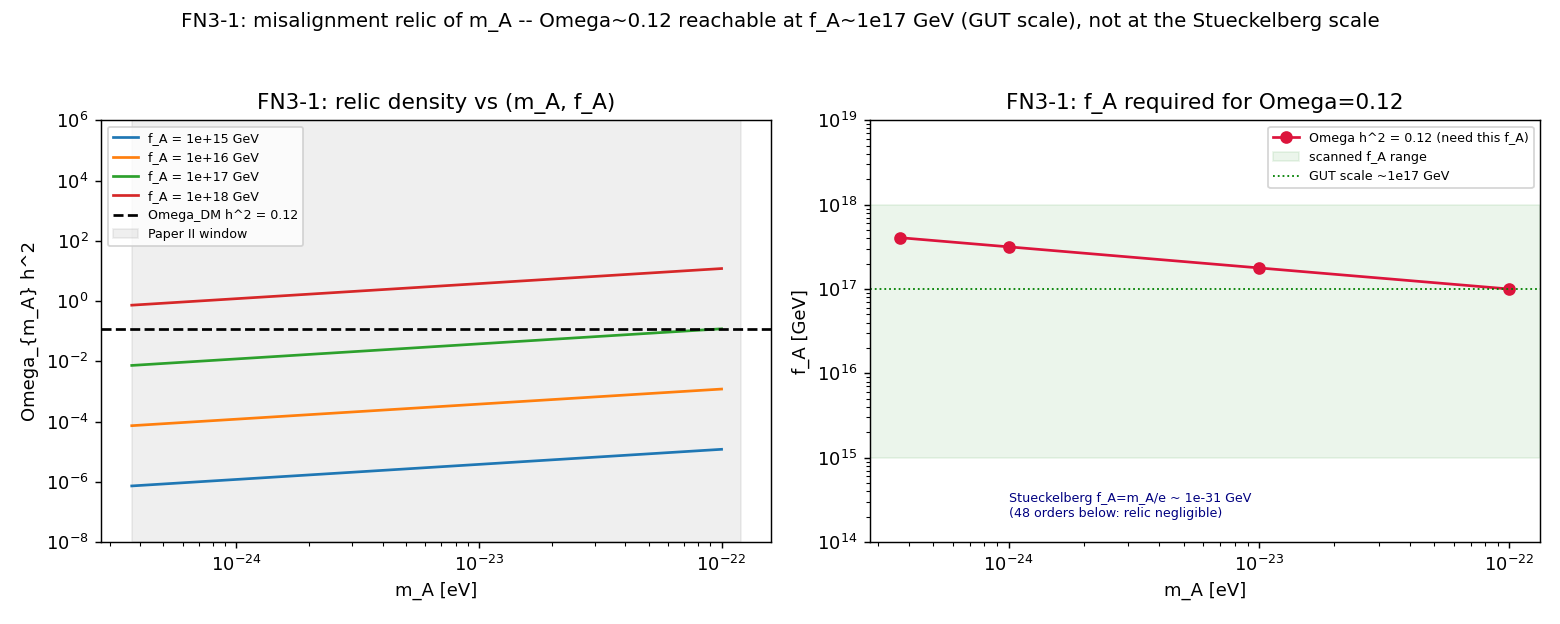

This figure's Python source:
"""FN3_1_analytic.py -- analytic relic density Omega_{m_A} h^2(m_A, f_A).

Charter FN3-1.  Scans m_A in {3.7e-25, 1e-24, 1e-23, 1e-22} eV (all inside the Paper
II vector window) x f_A in {1e15, 1e16, 1e17, 1e18} GeV.  Writes the grid + the
0.12 contour (f_A that gives Omega_DM h^2 at each mass) and a figure.

Headline = canonical ULDM closed form (prompt FN3-1 step 3).  First-principles
entropy estimate reported alongside as an independent cross-check (carries the O(1)
onset/g_* ambiguity).  Nothing fit to CMB: m_A from Paper II, f_A scanned.
"""
from __future__ import annotations

import json
from pathlib import Path

import numpy as np
import matplotlib
matplotlib.use("Agg")
import matplotlib.pyplot as plt  # noqa: E402

import fn3_core as c  # noqa: E402

OUT = Path(__file__).resolve().parent
MASSES = [c.M_A_FLOOR, 1e-24, 1e-23, 1e-22]          # eV (Paper II window)
F_AS = [1e15, 1e16, 1e17, 1e18]                      # GeV


def main():
    grid_canon = {}
    grid_fp = {}
    for m in MASSES:
        grid_canon[f"{m:.2e}"] = [float(c.omega_canonical(m, f)) for f in F_AS]
        grid_fp[f"{m:.2e}"] = [float(c.omega_firstprinciples(m, f)) for f in F_AS]

    # f_A that yields Omega=0.12 at each mass (the 0.12 contour)
    f_contour = {f"{m:.2e}": float(c.f_A_for_target(m)) for m in MASSES}

    # is there ANY grid point within a factor 10 of 0.12?  (death-criterion check)
    all_vals = np.array([v for row in grid_canon.values() for v in row])
    within_factor10 = bool(np.any((all_vals > 0.012) & (all_vals < 1.2)))
    # the contour f_A range across the window
    fc = np.array(list(f_contour.values()))

    payload = {
        "masses_eV": MASSES, "f_A_GeV": F_AS,
        "grid_canonical_Omega_h2": grid_canon,
        "grid_firstprinciples_Omega_h2": grid_fp,
        "f_A_for_Omega012_GeV": f_contour,
        "f_A_contour_min_GeV": float(fc.min()), "f_A_contour_max_GeV": float(fc.max()),
        "any_point_within_factor10_of_012": within_factor10,
        "paper_II_window_eV": [c.M_A_FLOOR, c.M_A_CEIL],
        "note": "canonical = prompt standard form; firstprinciples = entropy cross-check (O(1))",
    }
    (OUT / "FN3_1_analytic.json").write_text(json.dumps(payload, indent=2))

    print("=" * 74)
    print("FN3-1  analytic relic density  Omega_{m_A} h^2 (canonical closed form)")
    print("=" * 74)
    header = "  m_A [eV] \\ f_A [GeV]  " + "".join(f"{f:>11.0e}" for f in F_AS)
    print(header)
    for m in MASSES:
        row = grid_canon[f"{m:.2e}"]
        print(f"  {m:>9.2e}        " + "".join(f"{v:>11.2e}" for v in row))
    print("\n  f_A giving Omega h^2 = 0.12 at each mass (the 0.12 contour):")
    for m in MASSES:
        print(f"    m_A={m:>9.2e} eV -> f_A = {f_contour[f'{m:.2e}']:.2e} GeV")
    print(f"\n  0.12 contour spans f_A = {fc.min():.2e} - {fc.max():.2e} GeV "
          f"across the Paper II window")
    print(f"  any grid point within x10 of 0.12: {within_factor10}")
    print(f"  saved {OUT/'FN3_1_analytic.json'}")

    make_figure(grid_canon, f_contour)
    return payload


def make_figure(grid_canon, f_contour):
    fig, ax = plt.subplots(1, 2, figsize=(12, 4.8))

    # left: Omega vs m_A, one curve per f_A, with 0.12 line
    mm = np.logspace(np.log10(c.M_A_FLOOR), np.log10(1e-22), 100)
    for f in F_AS:
        ax[0].loglog(mm, c.omega_canonical(mm, f), label=f"f_A = {f:.0e} GeV")
    ax[0].axhline(c.OMEGA_DM_H2, color="k", ls="--", lw=1.5, label="Omega_DM h^2 = 0.12")
    ax[0].axvspan(c.M_A_FLOOR, c.M_A_CEIL, color="grey", alpha=0.12,
                  label="Paper II window")
    ax[0].set_xlabel("m_A [eV]"); ax[0].set_ylabel("Omega_{m_A} h^2")
    ax[0].set_ylim(1e-8, 1e6)
    ax[0].set_title("FN3-1: relic density vs (m_A, f_A)")
    ax[0].legend(fontsize=7, loc="upper left")

    # right: the 0.12 contour in the (m_A, f_A) plane
    mc = np.array(MASSES)
    fc = np.array([f_contour[f"{m:.2e}"] for m in MASSES])
    ax[1].loglog(mc, fc, "o-", color="crimson", label="Omega h^2 = 0.12 (need this f_A)")
    ax[1].axhspan(1e15, 1e18, color="green", alpha=0.08, label="scanned f_A range")
    ax[1].axhline(1e17, color="green", ls=":", lw=1, label="GUT scale ~1e17 GeV")
    # Stueckelberg f_A = m_A/e (e~0.3): astronomically small -> off plot, annotate
    ax[1].set_xlabel("m_A [eV]"); ax[1].set_ylabel("f_A [GeV]")
    ax[1].set_ylim(1e14, 1e19)
    ax[1].set_title("FN3-1: f_A required for Omega=0.12")
    ax[1].annotate("Stueckelberg f_A=m_A/e ~ 1e-31 GeV\n(48 orders below: relic negligible)",
                   xy=(mc[1], 2e14), fontsize=7, color="navy")
    ax[1].legend(fontsize=7, loc="upper right")

    fig.suptitle("FN3-1: misalignment relic of m_A -- Omega~0.12 reachable at f_A~1e17 GeV "
                 "(GUT scale), not at the Stueckelberg scale", fontsize=11)
    fig.tight_layout(rect=[0, 0, 1, 0.95])
    fig.savefig(OUT / "FN3_1_analytic.png", dpi=130)
    print(f"  saved {OUT/'FN3_1_analytic.png'}")


if __name__ == "__main__":
    main()
